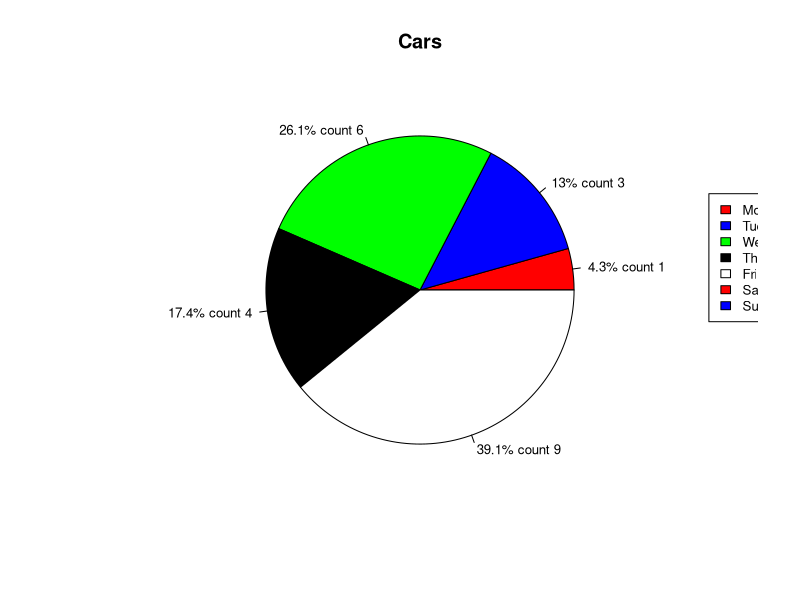

Generate this figure with R:
#-----------------------------------------------------------------------
# Example of a pie chart
#-----------------------------------------------------------------------
# Define cars vector with 5 values
attach(mtcars)
cars		<-	c(1,3,6,4,9)
#
# Define some colours
colors	<-	c("red","blue","green","black","white")
#
# Calculate the percentage for each day, rounded to one decimal place
#
car_labels	<-	round(cars/sum(cars) * 100,1)
#
# Concatenate a % char after each value
#
car_labels	<-	paste(car_labels,"%"," count ",cars,sep="")
#
# Create a pie chart with defined heading and custom colors and labels
#
pie(cars, main="Cars", col=colors, labels = car_labels,
cex = 0.8)
#
# Create a legend at the right
#
legend(1.5,0.5, c("Mon","Tue","Wed","Thu","Fri","Sat","Sun"), cex = 0.8,
fill = colors) 